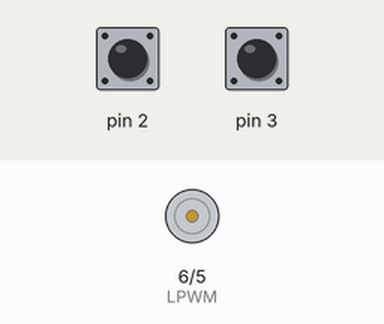
Bench run of a sketch on a simulated Arduino Uno, built with avr-gcc and run on an emulated ATmega328P. On the bench: motor-driver pin pairs drawn as motors (green arrow = first pin HIGH = forward, orange = second pin HIGH = backward, longer = more drive). Inputs (shaded band) come from the test bench; at power-on: pin 2 HIGH, pin 3 HIGH.

Above: at 1.2 s.
1.3 s: pin 2 pulled LOW for 0.15 s
At 1.37 s:
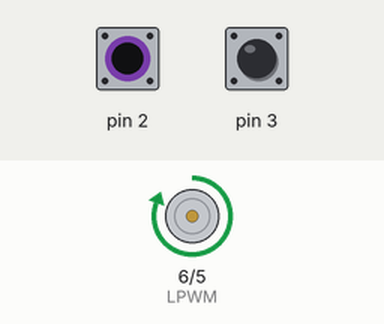
2.9 s: pin 3 pulled LOW for 0.15 s
At 2.97 s:
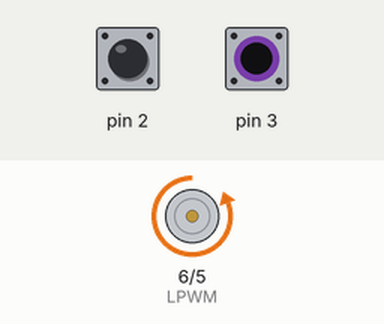
4.5 s: pin 3 pulled LOW for 3.2 s
At 8.9 s:
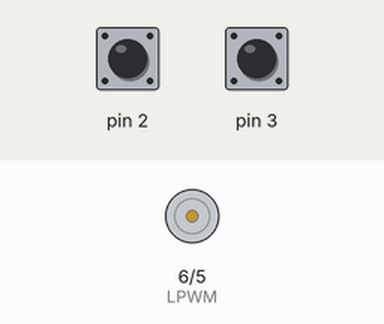
9.2 s: pin 2 pulled LOW for 3.2 s
At 10.2 s:
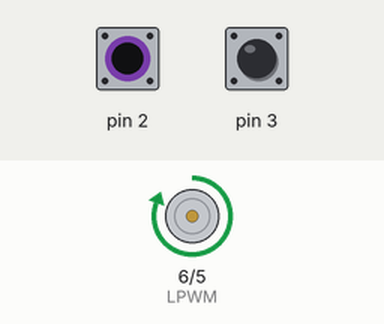
Timing chart, 0 to 13.9 s (numbered marks = the images above; inputs shaded):
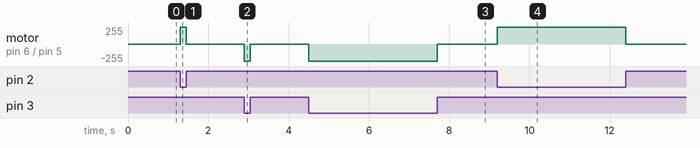

The sketch:

code1.ino
```cpp
byte mspeed=0;
int RPWM = 5;
int LPWM = 6;

void setup() {
  // put your setup code here, to run once:
   Serial.begin(9600);
   pinMode(2, INPUT_PULLUP);
   pinMode(3, INPUT_PULLUP);

   pinMode(RPWM,OUTPUT);
   pinMode(LPWM,OUTPUT);
}

void loop() {
  // put your main code here, to run repeatedly:
  if( digitalRead(2) == LOW & digitalRead(3) == HIGH  ){
    mspeed = 255;
    analogWrite(RPWM,0);
    analogWrite(LPWM, mspeed);
  }
  else if( digitalRead(2) == HIGH & digitalRead(3) == LOW  ){
    mspeed = 255;
    analogWrite(RPWM,mspeed);
    analogWrite(LPWM, 0);
  }
  else{
     analogWrite(RPWM,0);
    analogWrite(LPWM, 0);
  }

}
```

Measured:
- after the input at 1.3 s, motor on pin 6 (LPWM) / pin 5 (RPWM): stopped → forward 255/255 at once, → stopped 0.15 s later
- after the input at 2.9 s, motor on pin 6 (LPWM) / pin 5 (RPWM): stopped → backward 255/255 at once, → stopped 0.15 s later
- after the input at 4.5 s, motor on pin 6 (LPWM) / pin 5 (RPWM): stopped → backward 255/255 at once, → stopped 3.2 s later
- after the input at 9.2 s, motor on pin 6 (LPWM) / pin 5 (RPWM): stopped → forward 255/255 at once, → stopped 3.2 s later
